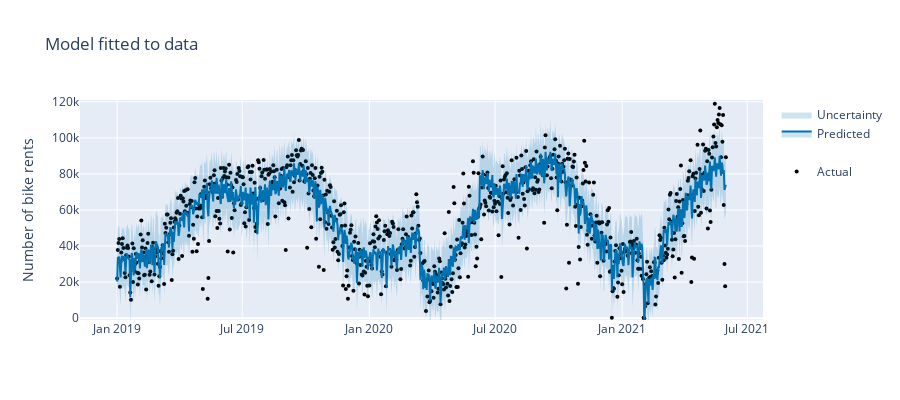

Here is the notebook cell this chart was saved with:
### Code cell
fig = plot_plotly(m, forecast, trend=False, changepoints=True)
fig.update_layout(
    title='Model fitted to data',
    showlegend=True,
    height=400,
    yaxis_range=[-1000, 121000],
    xaxis={'rangeslider': {'visible': False}, 'rangeselector': None, 'title': '', },
    yaxis={'title': 'Number of bike rents'}
)

new_names = {'trace 3': 'Uncertainty', 'trace 1': 'x', 'Predicted': 'Model', 'Actual': 'Actual'}
new_names = [None, 'Uncertainty', 'Predicted', ' ', 'Actual']
fig.for_each_trace(
    lambda trace: trace.update(name=new_names.pop()),
)

### Figure 1 — Plotly figure (JSON) as saved in the notebook; plotly's stock layout.template omitted (floating-point values rounded to 4 significant figures; data arrays with more than 128 entries replaced by an {"elided": "..."} marker saying what was removed)
{"data": [{"marker": {"color": "black", "size": 4}, "mode": "markers", "name": "Actual", "type": "scatter", "x": {"elided": "882 str values"}, "y": {"elided": "882 int values"}}, {"hoverinfo": "skip", "line": {"width": 0}, "mode": "lines", "name": " ", "type": "scatter", "x": {"elided": "882 str values"}, "y": {"elided": "882 float values"}}, {"fill": "tonexty", "fillcolor": "rgba(0, 114, 178, 0.2)", "line": {"color": "#0072B2", "width": 2}, "mode": "lines", "name": "Predicted", "type": "scatter", "x": {"elided": "882 str values"}, "y": {"elided": "882 float values"}}, {"fill": "tonexty", "fillcolor": "rgba(0, 114, 178, 0.2)", "hoverinfo": "skip", "line": {"width": 0}, "mode": "lines", "name": "Uncertainty", "type": "scatter", "x": {"elided": "882 str values"}, "y": {"elided": "882 float values"}}, {"hoverinfo": "skip", "marker": {"color": "#B23B00", "line": {"width": 2}, "size": 50, "symbol": "line-ns-open"}, "mode": "markers", "type": "scatter", "x": [], "y": []}], "layout": {"height": 400, "showlegend": true, "title": {"text": "Model fitted to data"}, "width": 900, "xaxis": {"autorange": true, "range": ["2018-11-08 05:22:26.8904", "2021-07-23 18:37:33.1096"], "rangeselector": {}, "rangeslider": {"visible": false, "yaxis": {}}, "title": {"text": ""}, "type": "date"}, "yaxis": {"range": [-1000, 121000], "title": {"text": "Number of bike rents"}, "type": "linear"}}}
